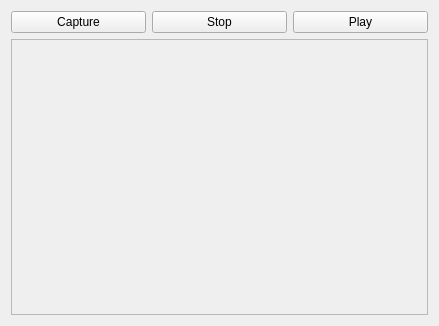
<?xml version="1.0" encoding="UTF-8"?>
<ui version="4.0">
 <class>Widget</class>
 <widget class="QWidget" name="Widget">
  <property name="geometry">
   <rect>
    <x>0</x>
    <y>0</y>
    <width>439</width>
    <height>326</height>
   </rect>
  </property>
  <property name="windowTitle">
   <string>Widget</string>
  </property>
  <layout class="QHBoxLayout" name="horizontalLayout_2">
   <item>
    <layout class="QVBoxLayout" name="verticalLayout">
     <item>
      <layout class="QHBoxLayout" name="horizontalLayout">
       <item>
        <widget class="QPushButton" name="captureButton">
         <property name="text">
          <string>Capture</string>
         </property>
        </widget>
       </item>
       <item>
        <widget class="QPushButton" name="stopButton">
         <property name="text">
          <string>Stop</string>
         </property>
        </widget>
       </item>
       <item>
        <widget class="QPushButton" name="playButton">
         <property name="text">
          <string>Play</string>
         </property>
        </widget>
       </item>
      </layout>
     </item>
     <item>
      <widget class="QScrollArea" name="scrollArea">
       <property name="widgetResizable">
        <bool>true</bool>
       </property>
       <widget class="QWidget" name="scrollAreaWidgetContents">
        <property name="geometry">
         <rect>
          <x>0</x>
          <y>0</y>
          <width>417</width>
          <height>275</height>
         </rect>
        </property>
       </widget>
      </widget>
     </item>
    </layout>
   </item>
  </layout>
 </widget>
 <layoutdefault spacing="6" margin="11"/>
 <resources/>
 <connections/>
</ui>
